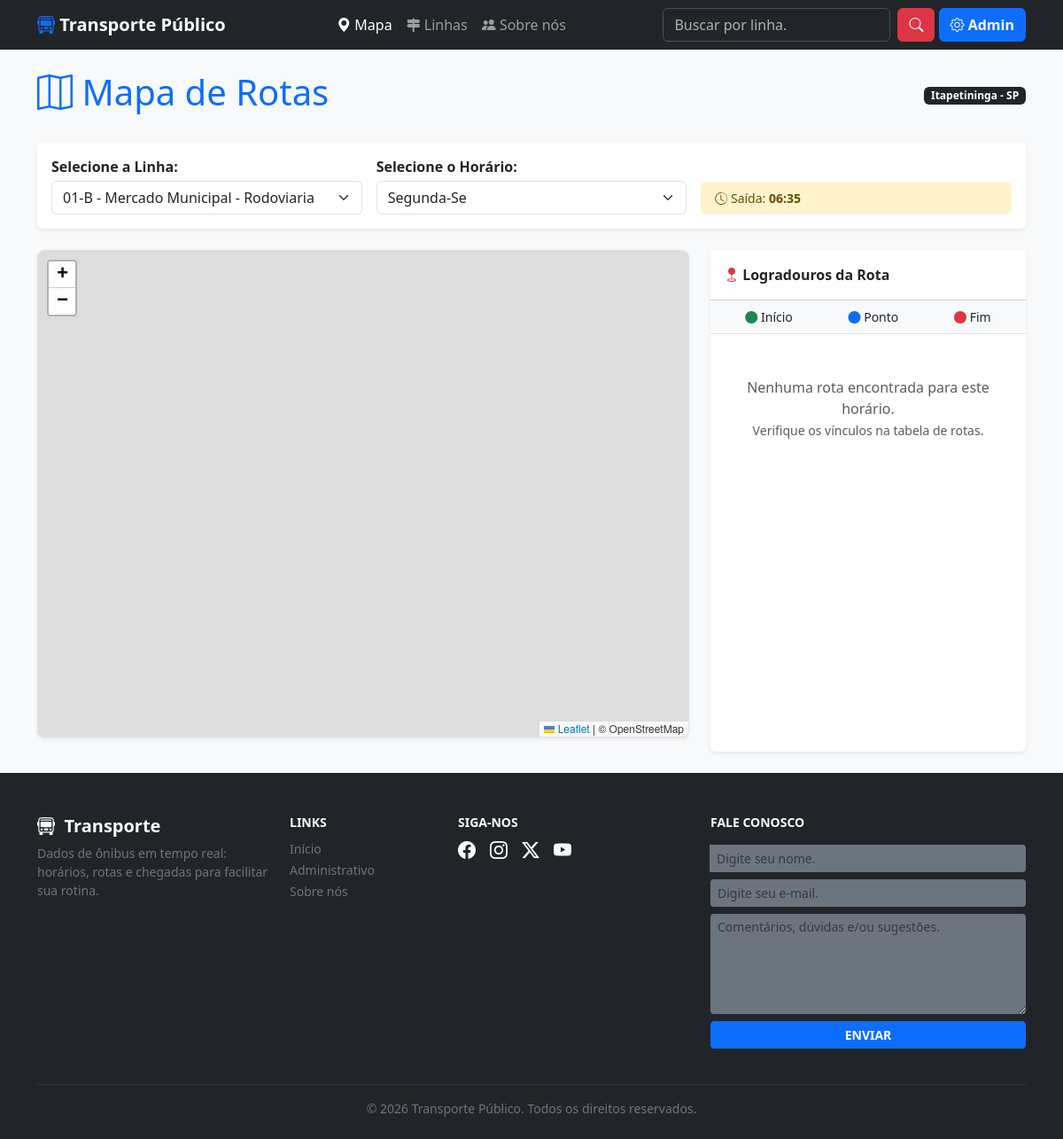
/, run on an earlier commit of the app's database.
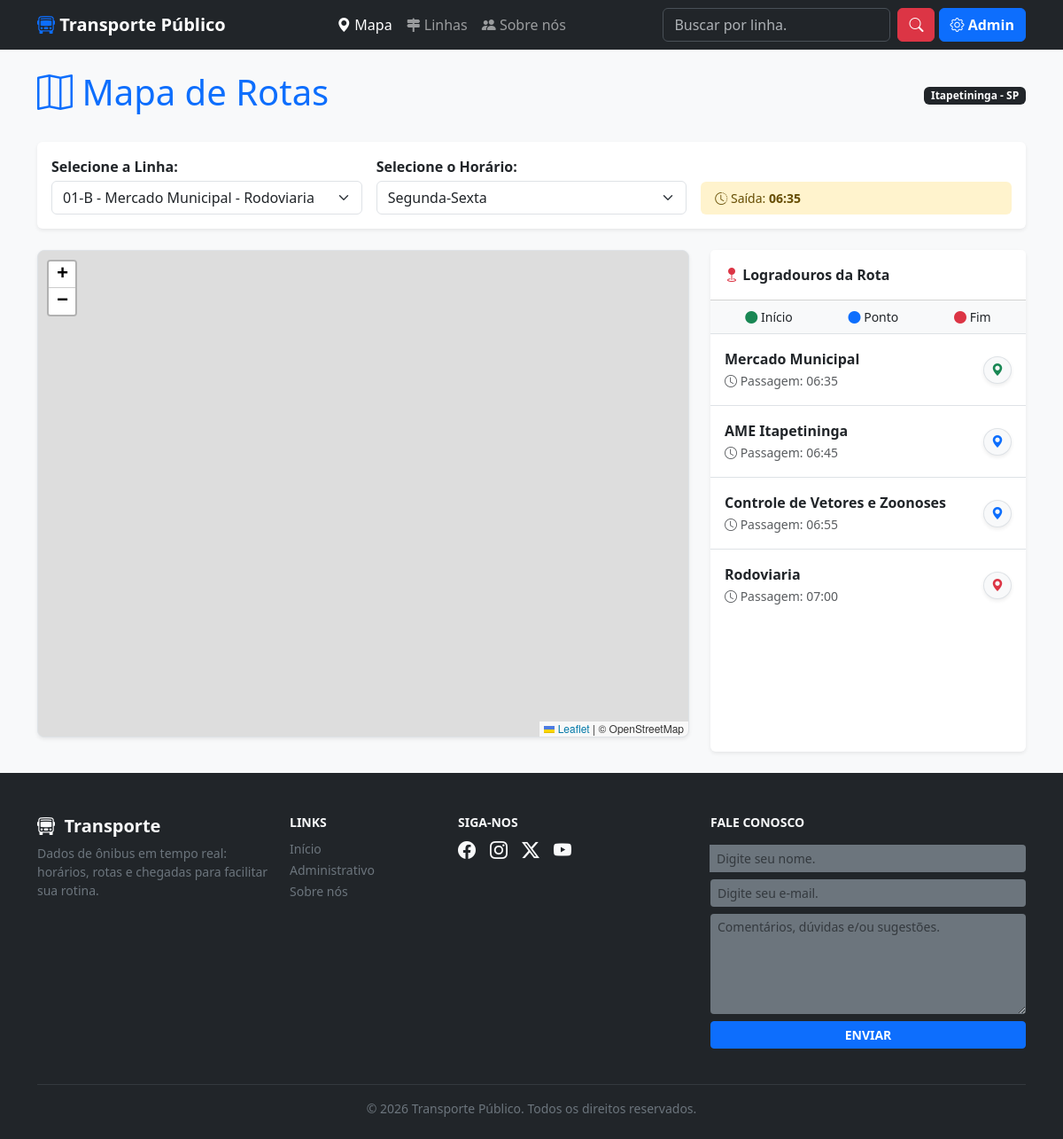
And on a later commit of the database.
### tables this page shows
CREATE TABLE tbrotas (
    id_rota INT PRIMARY KEY AUTO_INCREMENT,
    id_linha INT NOT NULL,   
    id_horario INT NOT NULL, 
    id_ponto INT NOT NULL,  
    ordem INT NOT NULL,     
    
    horario_previsto TIME DEFAULT NULL,  
    tipo_ponto VARCHAR(20) DEFAULT 'meio',  

     
    FOREIGN KEY (id_linha) REFERENCES tblinhas(id_linha) ON DELETE CASCADE,
    FOREIGN KEY (id_horario) REFERENCES tbhorario_programados(id_horario) ON DELETE CASCADE,
    FOREIGN KEY (id_ponto) REFERENCES tbpontos(id_ponto) ON DELETE CASCADE
);

CREATE TABLE tbpontos (
    id_ponto INT PRIMARY KEY AUTO_INCREMENT,
    nome VARCHAR(100) NOT NULL,
    latitude DECIMAL(10,6) NOT NULL,
    longitude DECIMAL(10,6) NOT NULL
);

### page_inicial.php (the view, shortened to what the changed rows need)
<?php
require_once 'connections/db_connect.php';
$resLinhas = $conn->query("SELECT id_linha, codigo, nome FROM tblinhas ORDER BY nome");
$linhas = $resLinhas->fetch_all(MYSQLI_ASSOC);
$id_selecionado = isset($_GET['linha']) ? int_param($_GET['linha']) : (isset($linhas[0]) ? $linhas[0]['id_linha'] : 0);
$horarios_disponiveis = [];
$id_horario_atual = isset($_GET['horario']) ? int_param($_GET['horario']) : 0;
$pontosArray = [];
if ($id_selecionado > 0) {
    $sqlTodosHorarios = "SELECT id_horario, horario_partida, dia_semana
                         FROM tbhorario_programados
                         WHERE id_linha = ?
                         ORDER BY horario_partida ASC";
    $stmtH = $conn->prepare($sqlTodosHorarios);
    $stmtH->bind_param("i", $id_selecionado);
    $stmtH->execute();
    $horarios_disponiveis = $stmtH->get_result()->fetch_all(MYSQLI_ASSOC);
    if ($id_horario_atual == 0 && !empty($horarios_disponiveis)) {
        $id_horario_atual = $horarios_disponiveis[0]['id_horario'];
    }
    if ($id_horario_atual > 0) {
        $sqlRota = "SELECT p.nome, p.latitude, p.longitude, r.tipo_ponto, r.horario_previsto
                    FROM tbrotas r
                    JOIN tbpontos p ON r.id_ponto = p.id_ponto
                    WHERE r.id_horario = ?
                    ORDER BY r.ordem ASC";
        $stmt = $conn->prepare($sqlRota);
        $stmt->bind_param("i", $id_horario_atual);
        $stmt->execute();
        $pontosArray = $stmt->get_result()->fetch_all(MYSQLI_ASSOC);
    }
}
?>
<!DOCTYPE html>
<html lang="pt-br">
<head>
    <link rel="stylesheet" href="css/meu_estilo.css">
    <link rel="stylesheet" href="css/fonts.css">
    <link rel="stylesheet" href="css/bootstrap.css">
    <link rel="stylesheet" href="css/bootstrap-icons.css">
    <link rel="stylesheet" href="https://unpkg.com/leaflet@1.9.4/dist/leaflet.css" />
</head>
<body class="bg-light">
<main class="container py-4">
    <div class="d-flex justify-content-between align-items-center mb-4">
        <h1 class="text-primary"><i class="bi bi-map text-primary"></i> Mapa de Rotas</h1>
    </div>
    <div class="card mb-4 border-0 shadow-sm">
        <div class="card-body">
            <form method="GET" id="formFiltro" class="row g-3 align-items-end">
                <div class="col-md-4">
                    <label class="fw-bold mb-1">Selecione o Horário:</label>
                    <select name="horario" id="horario_select" class="form-select" onchange="this.form.submit()">
                        <?php if (empty($horarios_disponiveis)): ?>
                            <option value="">Nenhum horário cadastrado</option>
                        <?php else: ?>
                            <?php foreach ($horarios_disponiveis as $h): ?>
                                <option value="<?= $h['id_horario'] ?>" <?= $h['id_horario'] == $id_horario_atual ? 'selected' : '' ?>>
                                    <?= ucfirst($h['dia_semana']) ?>
                                </option>
                            <?php endforeach; ?>
                        <?php endif; ?>
                    </select>
                </div>
            </form>
        </div>
    </div>
    <div class="row g-4">
        <div class="col-lg-4">
            <div class="card border-0 shadow-sm h-100">
                <div class="scroll-lista">
                    <ul class="list-group list-group-flush">
                        <?php if (empty($pontosArray)): ?>
                            <li class="list-group-item text-center py-5 text-muted">
                                Nenhuma rota encontrada para este horário.
                                <br><small>Verifique os vínculos na tabela de rotas.</small>
                            </li>
                        <?php else: ?>
                            <?php foreach ($pontosArray as $p):
                                $tipo = trim(strtolower($p['tipo_ponto']));
                                $classeBorda = 'border-meio';
                                $corIcone = 'text-primary';
                                if($tipo == 'inicio') { $classeBorda = 'border-inicio'; $corIcone = 'text-success'; }
                                if($tipo == 'fim') { $classeBorda = 'border-fim'; $corIcone = 'text-danger'; }
                            ?>
                            <li class="list-group-item py-3 <?= $classeBorda ?>">
                                <div class="d-flex justify-content-between align-items-center">
                                    <div>
                                        <div class="fw-bold text-dark">
                                            <?= htmlspecialchars($p['nome']) ?>
                                        </div>
                                        <?php if(!empty($p['horario_previsto'])): ?>
                                            <small class="text-muted"><i class="bi bi-clock"></i> Passagem: <?= substr($p['horario_previsto'], 0, 5) ?></small>
                                        <?php endif; ?>
                                    </div>
                                    <button class="btn btn-sm btn-light border rounded-circle shadow-sm"
                                            onclick="focarNoPonto(<?= $p['latitude'] ?>, <?= $p['longitude'] ?>, '<?= addslashes($p['nome']) ?>')"
                                            title="Ver no mapa">
                                        <i class="bi bi-geo-alt-fill <?= $corIcone ?>"></i>
                                    </button>
                                </div>
                            </li>
                            <?php endforeach; ?>
                        <?php endif; ?>
                    </ul>
                </div>
            </div>
        </div>
    </div>
</main>
</body>
</html>

What changed in the data, as far as the page shows it:
added tbrotas: id_ponto.nome "Mercado Municipal", horario_previsto "06:35", tipo_ponto "inicio" (drawn)
added tbrotas: id_ponto.nome "AME Itapetininga", horario_previsto "06:45"
added tbrotas: id_ponto.nome "Controle de Vetores e Zoonoses", horario_previsto "06:55"
added tbrotas: id_ponto.nome "Rodoviaria", horario_previsto "07:00", tipo_ponto "fim" (drawn)
Also different on the page:
form field horario: "Segunda-Se" → "Segunda-Sexta"
text no longer shown: "Nenhuma rota encontrada para este horário. Verifique os vínculos na tabela de rotas."
